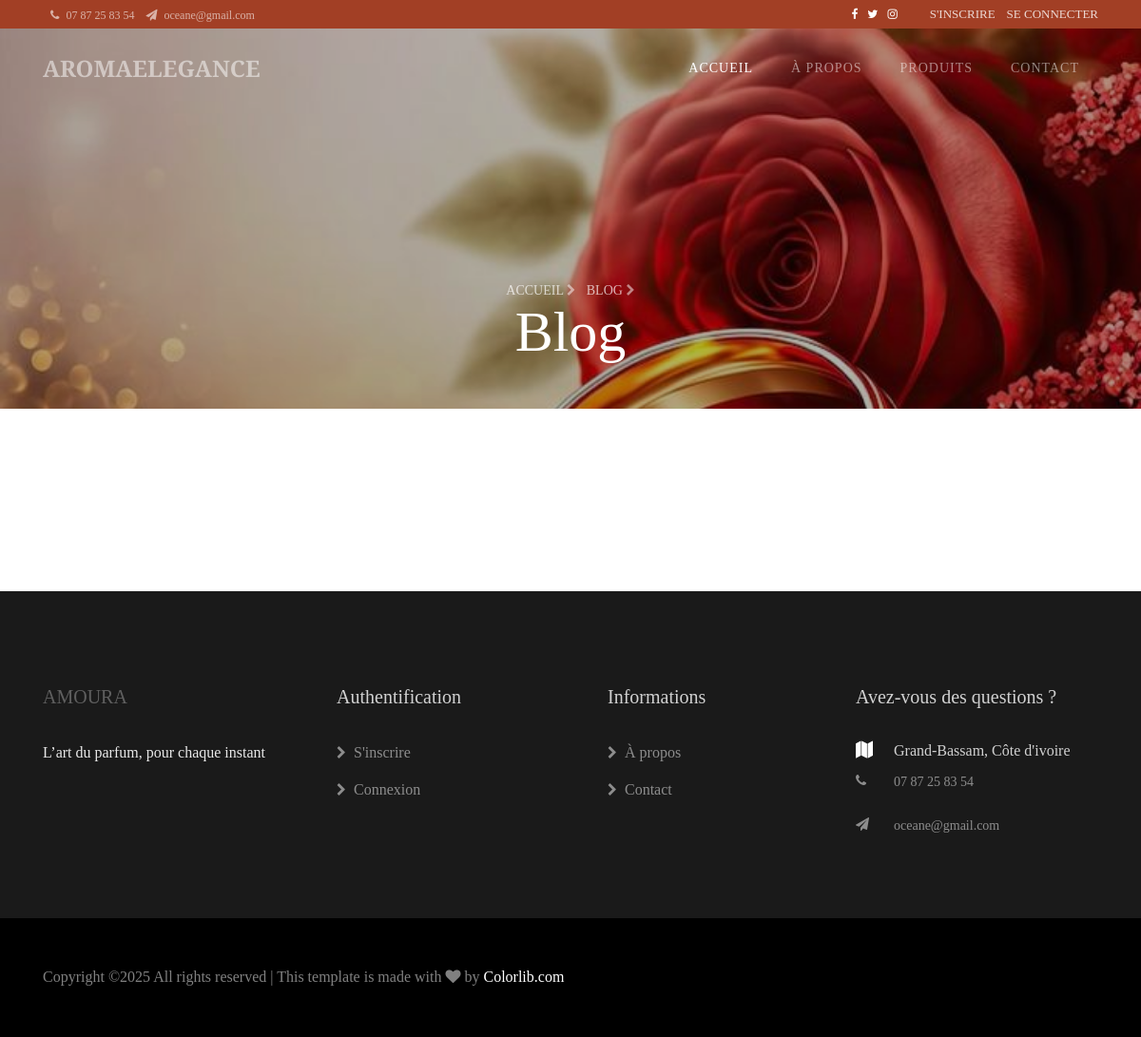
Screenshot of /blog/ with the database file from the repository.
### base/models.py (models this page shows, shortened)
class InformationsSite(models.Model):
    nom_site = models.CharField(max_length=100, default="Liquor Store")
    slogan = models.CharField(max_length=255, blank=True, null=True)
    description = models.TextField(blank=True, null=True)
    facebook_link = models.URLField(blank=True, null=True)
    twitter_link = models.URLField(blank=True, null=True)
    instagram_link = models.URLField(blank=True, null=True)
    dribbble_link = models.URLField(blank=True, null=True)
    adresse = models.CharField(max_length=255, blank=True, null=True)
    telephone = models.CharField(max_length=50, blank=True, null=True)
    email = models.EmailField(blank=True, null=True)
    updated_at = models.DateTimeField(auto_now=True)
    class Meta:
        verbose_name = "Information du Site"
        verbose_name_plural = "Informations du Site"

### blog/models.py (models this page shows, shortened)
class BlogHeader(models.Model):
    titre = models.CharField(max_length=255, default="Blog")
    sous_titre = models.TextField(default="Home > Blog")
    image_fond = models.ImageField(upload_to='blog/headers/', blank=True, null=True)

### blog/views.py (the view)
# urls.py: path('', blog_list_view, name='blog'),
def blog_list_view(request):
    header = BlogHeader.objects.first()
    articles = Article.objects.select_related('auteur', 'categorie').prefetch_related('tags')
    return render(request, 'blog/blog.html', {
        'header': header,
        'articles': articles
    })

### base/context_processors.py (called while the page is built)
def informations_site(request):
    info = InformationsSite.objects.first()
    return {'infos_site': info}

### blog/templates/blog/blog.html (shortened to what this page needs)
{% extends "base/base.html" %}
{% block content %}
<section class="hero-wrap hero-wrap-2" style="background-image: url('{{ header.image_fond.url }}');" data-stellar-background-ratio="0.5">
  <div class="overlay"></div>
  <div class="container">
    <div class="row no-gutters slider-text align-items-end justify-content-center">
      <div class="col-md-9 ftco-animate mb-5 text-center">
        <p class="breadcrumbs mb-0">
          <span class="mr-2"><a href="{% url 'accueil' %}">Accueil <i class="fa fa-chevron-right"></i></a></span>
          <span>{{ header.sous_titre }} <i class="fa fa-chevron-right"></i></span>
        </p>
        <h2 class="mb-0 bread">{{ header.titre }}</h2>
      </div>
    </div>
  </div>
</section>
<section class="ftco-section">
</section>
{% endblock %}

### base/templates/base/base.html (shortened to what this page needs)
{% load static %}
<!DOCTYPE html>
<html lang="en">
  <head>
    <link rel="stylesheet" href="https://stackpath.bootstrapcdn.com/font-awesome/4.7.0/css/font-awesome.min.css">
    <link rel="stylesheet" href="{% static 'css/animate.css' %}">
    <link rel="stylesheet" href="{% static 'css/owl.carousel.min.css' %}">
    <link rel="stylesheet" href="{% static 'css/owl.theme.default.min.css' %}">
    <link rel="stylesheet" href="{% static 'css/magnific-popup.css' %}">
    <link rel="stylesheet" href="{% static 'css/flaticon.css' %}">
    <link rel="stylesheet" href="{% static 'css/style.css' %}">
  </head>
  <body>
  	<div class="wrap">
			<div class="container">
				<div class="row">
					<div class="col-md-6 d-flex align-items-center">
						<p class="mb-0 phone pl-md-2">
							<a href="#" class="mr-2"><span class="fa fa-phone mr-1"></span> {{ infos_site.telephone }}</a>
							<a href="#"><span class="fa fa-paper-plane mr-1"></span> {{ infos_site.email }}</a>
						</p>
					</div>
					<div class="col-md-6 d-flex justify-content-md-end">
						<div class="social-media mr-4">
			    		<p class="mb-0 d-flex">
			    			<a href="{{ infos_site.facebook_link }}" class="d-flex align-items-center justify-content-center"><span class="fa fa-facebook"><i class="sr-only">Facebook</i></span></a>
			    			<a href="{{ infos_site.twitter_link }}" class="d-flex align-items-center justify-content-center"><span class="fa fa-twitter"><i class="sr-only">Twitter</i></span></a>
			    			<a href="{{ infos_site.instagram_link }}" class="d-flex align-items-center justify-content-center"><span class="fa fa-instagram"><i class="sr-only">Instagram</i></span></a>
			    		</p>
		        </div>
		        <div class="reg">
                    <p class="mb-0">
                        {% if user.is_authenticated %}
                           <a href="{% url 'logout' %}">Déconnexion</a>
                        {% else %}
                            <a href="{% url 'register' %}" class="mr-2">S'inscrire</a>
                            <a href="{% url 'login' %}">Se connecter</a>
                        {% endif %}
                    </p>
                </div>
					</div>
				</div>
			</div>
		</div>
	  <nav class="navbar navbar-expand-lg navbar-dark ftco_navbar bg-dark ftco-navbar-light" id="ftco-navbar">
	    <div class="container">
	      <a class="navbar-brand" href="{% url 'accueil' %}"><span>AromaElegance</span></a>
	      <div class="order-lg-last btn-group">
          <a href="#" class="btn-cart dropdown-toggle dropdown-toggle-split" data-toggle="dropdown" aria-haspopup="true" aria-expanded="false">
          </a>
	      <div class="collapse navbar-collapse" id="ftco-nav">
	        <ul class="navbar-nav ml-auto">
	          <li class="nav-item active"><a href="{% url 'accueil' %}" class="nav-link">Accueil</a></li>
	          <li class="nav-item"><a href="{% url 'about' %}" class="nav-link">À propos</a></li>
	          <li class="nav-item"><a href="{% url 'produits' %}" class="nav-link">Produits</a></li>
	          <li class="nav-item"><a href="{% url 'contact' %}" class="nav-link">Contact</a></li>
	        </ul>
	      </div>
	    </div>
	  </nav>
  <main>
        {% block content %}
        {% endblock %}
  </main>
    <div class="toast-container position-fixed top-0 end-0 p-3 z-3">
  </div>
   <footer class="ftco-footer">
      <div class="container">
        <div class="row mb-5">
          <div class="col-sm-12 col-md">
            <div class="ftco-footer-widget mb-4">
              <h2 class="ftco-heading-2 logo"><a href="{% url 'accueil' %}"><span>Amoura</span></a></h2>
              <p>{{ infos_site.slogan }}</p>
              <ul class="ftco-footer-social list-unstyled mt-2">
              </ul>
            </div>
          </div>
          <div class="col-sm-12 col-md">
            <div class="ftco-footer-widget mb-4 ml-md-4">
                <h2 class="ftco-heading-2">Authentification</h2>
                <ul class="list-unstyled">
                    {% if user.is_authenticated %}
                        <li>
                            <a href="{% url 'logout' %}" class="fa fa-chevron-right mr-2">Déconnexion</a>
                        </li>
                    {% else %}
                        <li><a href="{% url 'register' %}"><span class="fa fa-chevron-right mr-2"></span>S'inscrire</a></li>
                        <li><a href="{% url 'login' %}"><span class="fa fa-chevron-right mr-2"></span>Connexion</a></li>
                    {% endif %}
                </ul>
            </div>
        </div>
          <div class="col-sm-12 col-md">
            <div class="ftco-footer-widget mb-4 ml-md-4">
              <h2 class="ftco-heading-2">Informations</h2>
              <ul class="list-unstyled">
                <li><a href="{% url 'about' %}"><span class="fa fa-chevron-right mr-2"></span>À propos</a></li>
                <li><a href="{% url 'contact' %}"><span class="fa fa-chevron-right mr-2"></span>Contact</a></li>
              </ul>
            </div>
          </div>
          <div class="col-sm-12 col-md">
              <div class="ftco-footer-widget mb-4">
            	<h2 class="ftco-heading-2">Avez-vous des questions ?</h2>
            	<div class="block-23 mb-3">
	              <ul>
	                <li><span class="icon fa fa-map marker"></span><span class="text">{{ infos_site.adresse }}</span></li>
	                <li><a href="tel:{{ infos_site.telephone }}"><span class="icon fa fa-phone"></span><span class="text">{{ infos_site.telephone }}</span></a></li>
	                <li><a href="mailto:{{ infos_site.email }}"><span class="icon fa fa-paper-plane pr-4"></span><span class="text">{{ infos_site.email }}</span></a></li>
	              </ul>
	            </div>
            </div>
          </div>
        </div>
      </div>
      <div class="container-fluid px-0 py-5 bg-black">
      	<div class="container">
      		<div class="row">
	          <div class="col-md-12">
	            <p class="mb-0" style="color: rgba(255,255,255,.5);">
	  Copyright &copy;<script>document.write(new Date().getFullYear());</script> All rights reserved | This template is made with <i class="fa fa-heart color-danger" aria-hidden="true"></i> by <a href="https://colorlib.com" target="_blank">Colorlib.com</a>
	  </p>
	          </div>
	        </div>
      	</div>
      </div>
    </footer>
  </body>
</html>

### rows the page displays
InformationsSite: telephone "07 87 25 83 54", email "oceane@gmail.com", slogan "L’art du parfum, pour chaque instant", adresse "Grand-Bassam, Côte d'ivoire"
BlogHeader: image_fond (picture), sous_titre "BLOG", titre "Blog"
